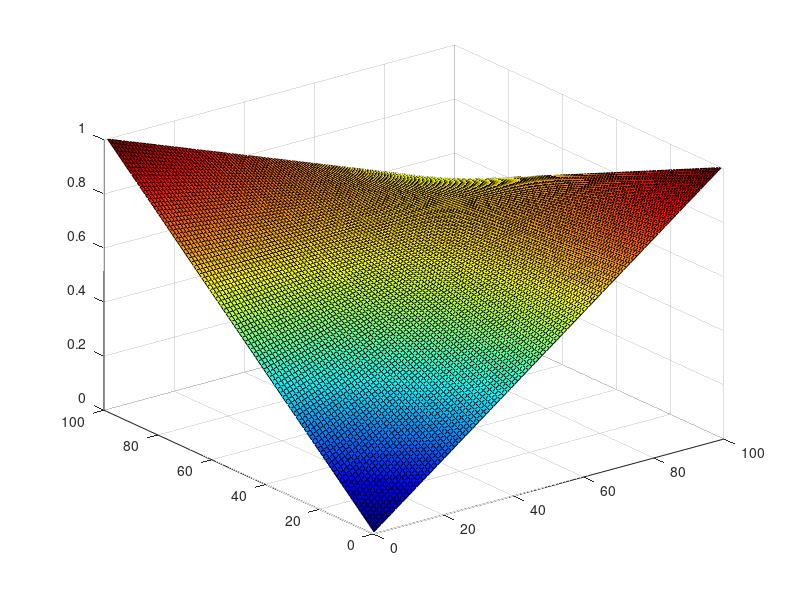

This chart was generated by the following MATLAB code:
%set initial value
x1 = 1; x2 = 100;
y1 = 1; y2 = 100;
fQ11 = 0; fQ12 = 1; fQ21 = 1; fQ22 = 0.5;

%make grid
[x, y] = meshgrid(x1:x2, y1:y2);

w11 = ((x2-x).*(y2-y))/((x2-x1)*(y2-y1));
w12 = ((x2-x).*(y-y1))/((x2-x1)*(y2-y1));
w21 = ((x-x1).*(y2-y))/((x2-x1)*(y2-y1));
w22 = ((x-x1).*(y-y1))/((x2-x1)*(y2-y1));

z = w11.*fQ11 + w12.*fQ12 + w21.*fQ21 + w22.*fQ22;

surf(x,y,z); colormap('jet');